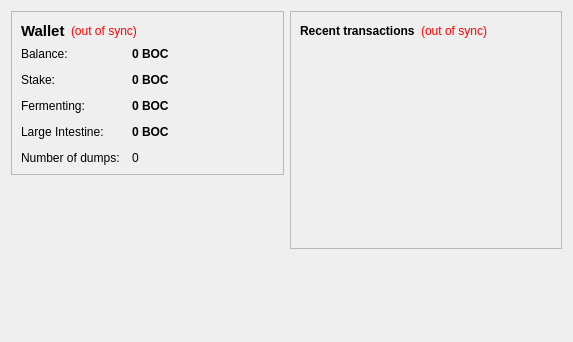
<?xml version="1.0" encoding="UTF-8"?>
<ui version="4.0">
 <class>OverviewPage</class>
 <widget class="QWidget" name="OverviewPage">
  <property name="geometry">
   <rect>
    <x>0</x>
    <y>0</y>
    <width>573</width>
    <height>342</height>
   </rect>
  </property>
  <property name="windowTitle">
   <string>Form</string>
  </property>
  <layout class="QHBoxLayout" name="horizontalLayout" stretch="1,1">
   <item>
    <layout class="QVBoxLayout" name="verticalLayout_2">
     <item>
      <widget class="QFrame" name="frame">
       <property name="frameShape">
        <enum>QFrame::StyledPanel</enum>
       </property>
       <property name="frameShadow">
        <enum>QFrame::Raised</enum>
       </property>
       <layout class="QVBoxLayout" name="verticalLayout_4">
        <item>
         <layout class="QHBoxLayout" name="horizontalLayout_4">
          <item>
           <widget class="QLabel" name="label_5">
            <property name="font">
             <font>
              <pointsize>11</pointsize>
              <weight>75</weight>
              <bold>true</bold>
             </font>
            </property>
            <property name="text">
             <string>Wallet</string>
            </property>
           </widget>
          </item>
          <item>
           <widget class="QLabel" name="labelWalletStatus">
            <property name="toolTip">
             <string>The displayed information may be out of date. Your wallet automatically synchronizes with the shitcoin network after a connection is established, but this process has not completed yet.</string>
            </property>
            <property name="styleSheet">
             <string notr="true">QLabel { color: red; }</string>
            </property>
            <property name="text">
             <string notr="true">(out of sync)</string>
            </property>
            <property name="alignment">
             <set>Qt::AlignLeading|Qt::AlignLeft|Qt::AlignVCenter</set>
            </property>
           </widget>
          </item>
          <item>
           <spacer name="horizontalSpacer_2">
            <property name="orientation">
             <enum>Qt::Horizontal</enum>
            </property>
            <property name="sizeHint" stdset="0">
             <size>
              <width>40</width>
              <height>20</height>
             </size>
            </property>
           </spacer>
          </item>
         </layout>
        </item>
        <item>
         <layout class="QFormLayout" name="formLayout_2">
          <property name="fieldGrowthPolicy">
           <enum>QFormLayout::AllNonFixedFieldsGrow</enum>
          </property>
          <property name="horizontalSpacing">
           <number>12</number>
          </property>
          <property name="verticalSpacing">
           <number>12</number>
          </property>
          <item row="0" column="0">
           <widget class="QLabel" name="label">
            <property name="text">
             <string>Balance:</string>
            </property>
           </widget>
          </item>
          <item row="0" column="1">
           <widget class="QLabel" name="labelBalance">
            <property name="font">
             <font>
              <weight>75</weight>
              <bold>true</bold>
             </font>
            </property>
            <property name="cursor">
             <cursorShape>IBeamCursor</cursorShape>
            </property>
            <property name="toolTip">
             <string>Your current balance</string>
            </property>
            <property name="text">
             <string notr="true">0 BOC</string>
            </property>
            <property name="textInteractionFlags">
             <set>Qt::LinksAccessibleByMouse|Qt::TextSelectableByKeyboard|Qt::TextSelectableByMouse</set>
            </property>
           </widget>
          </item>
          <item row="1" column="0">
           <widget class="QLabel" name="label_6">
            <property name="text">
             <string>Stake:</string>
            </property>
           </widget>
          </item>
          <item row="1" column="1">
           <widget class="QLabel" name="labelStake">
            <property name="font">
             <font>
              <weight>75</weight>
              <bold>true</bold>
             </font>
            </property>
            <property name="cursor">
             <cursorShape>IBeamCursor</cursorShape>
            </property>
            <property name="toolTip">
             <string>Total of coins that was staked, and do not yet count toward the current balance</string>
            </property>
            <property name="text">
             <string notr="true">0 BOC</string>
            </property>
            <property name="textInteractionFlags">
             <set>Qt::LinksAccessibleByMouse|Qt::TextSelectableByKeyboard|Qt::TextSelectableByMouse</set>
            </property>
           </widget>
          </item>
          <item row="2" column="0">
           <widget class="QLabel" name="label_3">
            <property name="text">
             <string>Fermenting:</string>
            </property>
           </widget>
          </item>
          <item row="2" column="1">
           <widget class="QLabel" name="labelUnconfirmed">
            <property name="font">
             <font>
              <weight>75</weight>
              <bold>true</bold>
             </font>
            </property>
            <property name="cursor">
             <cursorShape>IBeamCursor</cursorShape>
            </property>
            <property name="toolTip">
             <string>Total amount of shit that has yet to be confirmed, and do not yet count toward the capacity of the toilet.</string>
            </property>
            <property name="text">
             <string notr="true">0 BOC</string>
            </property>
            <property name="textInteractionFlags">
             <set>Qt::LinksAccessibleByMouse|Qt::TextSelectableByKeyboard|Qt::TextSelectableByMouse</set>
            </property>
           </widget>
          </item>
          <item row="3" column="0">
           <widget class="QLabel" name="labelImmatureText">
            <property name="text">
             <string>Large Intestine:</string>
            </property>
           </widget>
          </item>
          <item row="3" column="1">
           <widget class="QLabel" name="labelImmature">
            <property name="font">
             <font>
              <weight>75</weight>
              <bold>true</bold>
             </font>
            </property>
            <property name="toolTip">
             <string>Small Intestine</string>
            </property>
            <property name="text">
             <string notr="true">0 BOC</string>
            </property>
            <property name="textInteractionFlags">
             <set>Qt::LinksAccessibleByMouse|Qt::TextSelectableByKeyboard|Qt::TextSelectableByMouse</set>
            </property>
           </widget>
          </item>
          <item row="4" column="0">
           <widget class="QLabel" name="label_2">
            <property name="text">
             <string>Number of dumps:</string>
            </property>
           </widget>
          </item>
          <item row="4" column="1">
           <widget class="QLabel" name="labelNumTransactions">
            <property name="toolTip">
             <string>Total amount of shit in toilet</string>
            </property>
            <property name="text">
             <string notr="true">0</string>
            </property>
           </widget>
          </item>
         </layout>
        </item>
       </layout>
      </widget>
     </item>
     <item>
      <widget class="QLabel" name="label_wallet_bgcoin">
       <property name="text">
        <string/>
       </property>
       <property name="pixmap">
        <pixmap resource="../shitcoin.qrc">:/images/wallet_bgcoin</pixmap>
       </property>
      </widget>
     </item>
     <item>
      <spacer name="verticalSpacer">
       <property name="orientation">
        <enum>Qt::Vertical</enum>
       </property>
       <property name="sizeHint" stdset="0">
        <size>
         <width>20</width>
         <height>40</height>
        </size>
       </property>
      </spacer>
     </item>
    </layout>
   </item>
   <item>
    <layout class="QVBoxLayout" name="verticalLayout_3">
     <item>
      <widget class="QFrame" name="frame_2">
       <property name="frameShape">
        <enum>QFrame::StyledPanel</enum>
       </property>
       <property name="frameShadow">
        <enum>QFrame::Raised</enum>
       </property>
       <layout class="QVBoxLayout" name="verticalLayout">
        <item>
         <layout class="QHBoxLayout" name="horizontalLayout_2">
          <item>
           <widget class="QLabel" name="label_4">
            <property name="text">
             <string>&lt;b&gt;Recent transactions&lt;/b&gt;</string>
            </property>
           </widget>
          </item>
          <item>
           <widget class="QLabel" name="labelTransactionsStatus">
            <property name="toolTip">
             <string>The displayed information may be out of date. Get your shit together, it's out of sync.</string>
            </property>
            <property name="styleSheet">
             <string notr="true">QLabel { color: red; }</string>
            </property>
            <property name="text">
             <string notr="true">(out of sync)</string>
            </property>
            <property name="alignment">
             <set>Qt::AlignRight|Qt::AlignTrailing|Qt::AlignVCenter</set>
            </property>
           </widget>
          </item>
          <item>
           <spacer name="horizontalSpacer">
            <property name="orientation">
             <enum>Qt::Horizontal</enum>
            </property>
            <property name="sizeHint" stdset="0">
             <size>
              <width>40</width>
              <height>20</height>
             </size>
            </property>
           </spacer>
          </item>
         </layout>
        </item>
        <item>
         <widget class="QListView" name="listTransactions">
          <property name="styleSheet">
           <string notr="true">QListView { background: transparent; }</string>
          </property>
          <property name="frameShape">
           <enum>QFrame::NoFrame</enum>
          </property>
          <property name="verticalScrollBarPolicy">
           <enum>Qt::ScrollBarAlwaysOff</enum>
          </property>
          <property name="horizontalScrollBarPolicy">
           <enum>Qt::ScrollBarAlwaysOff</enum>
          </property>
          <property name="selectionMode">
           <enum>QAbstractItemView::NoSelection</enum>
          </property>
         </widget>
        </item>
       </layout>
      </widget>
     </item>
     <item>
      <widget class="QLabel" name="label_shitcoin_Intro">
       <property name="text">
        <string></string>
       </property>
      </widget>
     </item>
     <item>
      <spacer name="verticalSpacer_2">
       <property name="orientation">
        <enum>Qt::Vertical</enum>
       </property>
       <property name="sizeHint" stdset="0">
        <size>
         <width>20</width>
         <height>40</height>
        </size>
       </property>
      </spacer>
     </item>
    </layout>
   </item>
  </layout>
 </widget>
 <resources>
  <include location="../shitcoin.qrc"/>
 </resources>
 <connections/>
</ui>
